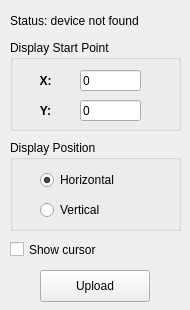
<?xml version="1.0" encoding="UTF-8"?>
<ui version="4.0">
 <class>ScreenMirrors</class>
 <widget class="QWidget" name="ScreenMirrors">
  <property name="geometry">
   <rect>
    <x>0</x>
    <y>0</y>
    <width>190</width>
    <height>310</height>
   </rect>
  </property>
  <property name="minimumSize">
   <size>
    <width>190</width>
    <height>310</height>
   </size>
  </property>
  <property name="maximumSize">
   <size>
    <width>190</width>
    <height>310</height>
   </size>
  </property>
  <property name="windowTitle">
   <string/>
  </property>
  <widget class="QGroupBox" name="groupBox">
   <property name="geometry">
    <rect>
     <x>10</x>
     <y>40</y>
     <width>171</width>
     <height>91</height>
    </rect>
   </property>
   <property name="title">
    <string>Display Start Point</string>
   </property>
   <widget class="QLineEdit" name="edX">
    <property name="geometry">
     <rect>
      <x>70</x>
      <y>30</y>
      <width>61</width>
      <height>21</height>
     </rect>
    </property>
    <property name="text">
     <string>0</string>
    </property>
   </widget>
   <widget class="QLineEdit" name="edY">
    <property name="geometry">
     <rect>
      <x>70</x>
      <y>60</y>
      <width>61</width>
      <height>21</height>
     </rect>
    </property>
    <property name="text">
     <string>0</string>
    </property>
   </widget>
   <widget class="QLabel" name="label">
    <property name="geometry">
     <rect>
      <x>20</x>
      <y>30</y>
      <width>31</width>
      <height>21</height>
     </rect>
    </property>
    <property name="font">
     <font>
      <family>Arial</family>
      <weight>75</weight>
      <bold>true</bold>
     </font>
    </property>
    <property name="text">
     <string>X:</string>
    </property>
    <property name="alignment">
     <set>Qt::AlignCenter</set>
    </property>
   </widget>
   <widget class="QLabel" name="label_2">
    <property name="geometry">
     <rect>
      <x>20</x>
      <y>60</y>
      <width>31</width>
      <height>21</height>
     </rect>
    </property>
    <property name="font">
     <font>
      <family>Arial</family>
      <weight>75</weight>
      <bold>true</bold>
     </font>
    </property>
    <property name="text">
     <string>Y:</string>
    </property>
    <property name="alignment">
     <set>Qt::AlignCenter</set>
    </property>
   </widget>
  </widget>
  <widget class="QGroupBox" name="groupBox_2">
   <property name="geometry">
    <rect>
     <x>10</x>
     <y>140</y>
     <width>171</width>
     <height>91</height>
    </rect>
   </property>
   <property name="title">
    <string>Display Position</string>
   </property>
   <widget class="QRadioButton" name="rbHori">
    <property name="geometry">
     <rect>
      <x>30</x>
      <y>30</y>
      <width>95</width>
      <height>20</height>
     </rect>
    </property>
    <property name="text">
     <string>Horizontal</string>
    </property>
    <property name="checked">
     <bool>true</bool>
    </property>
   </widget>
   <widget class="QRadioButton" name="rbVert">
    <property name="geometry">
     <rect>
      <x>30</x>
      <y>60</y>
      <width>95</width>
      <height>20</height>
     </rect>
    </property>
    <property name="text">
     <string>Vertical</string>
    </property>
   </widget>
  </widget>
  <widget class="QPushButton" name="pbOK">
   <property name="geometry">
    <rect>
     <x>40</x>
     <y>270</y>
     <width>110</width>
     <height>32</height>
    </rect>
   </property>
   <property name="text">
    <string>Upload</string>
   </property>
  </widget>
  <widget class="QLabel" name="lbStatus">
   <property name="geometry">
    <rect>
     <x>10</x>
     <y>10</y>
     <width>171</width>
     <height>21</height>
    </rect>
   </property>
   <property name="text">
    <string>Status: device not found</string>
   </property>
  </widget>
  <widget class="QCheckBox" name="cbCur">
   <property name="geometry">
    <rect>
     <x>10</x>
     <y>239</y>
     <width>171</width>
     <height>21</height>
    </rect>
   </property>
   <property name="text">
    <string>Show cursor</string>
   </property>
  </widget>
 </widget>
 <layoutdefault spacing="6" margin="11"/>
 <resources/>
 <connections/>
</ui>
